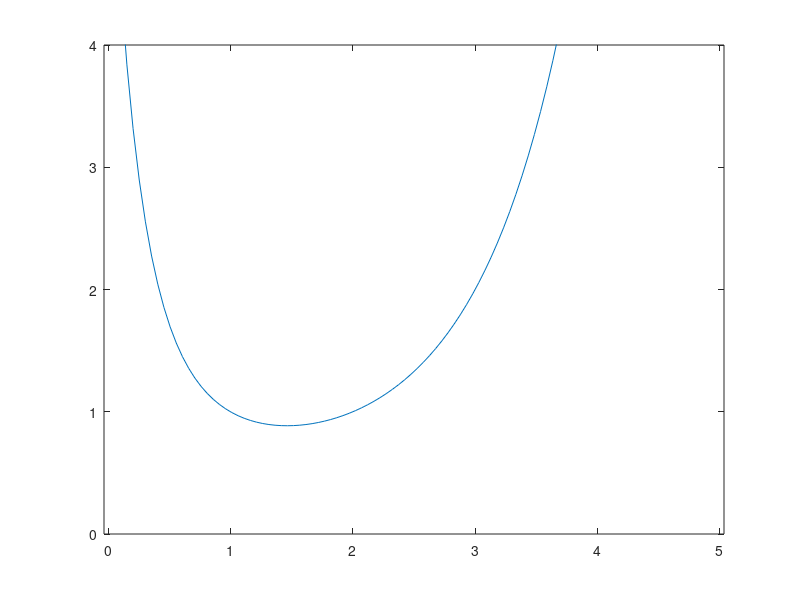

The MATLAB script that drew this image:
b = 1;

function val = integ (x)
#  F = @(t) 1 ./ (1 - x.*sin(t));
#  val = quadv(F, 0, pi);
  F = @(t) t.^(x-1) .* e.^(-t);
  val = quadv(F, 0.001, 1000);
endfunction

X = linspace(0, 5, 100);
Y = integ(X);

plot(X, Y);
ylim([0, 4]);
axis equal;
